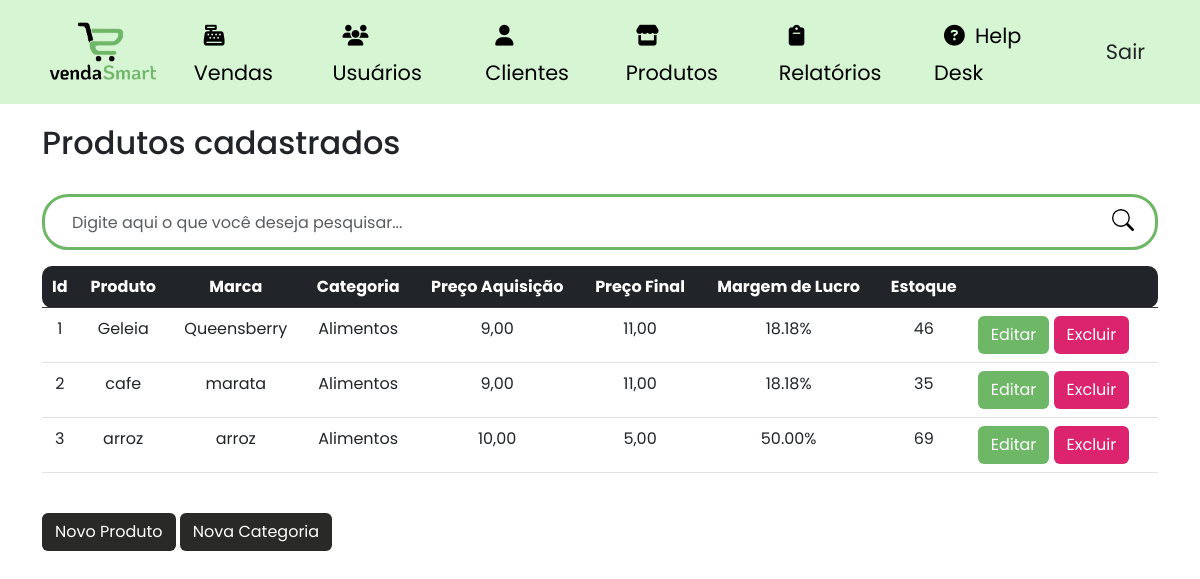
The app's page /produtos (signed in) with its own data.
### site_atividade/models/__init__.py (models this page shows, shortened)
class Produtos(database.Model):
    id_produtos = database.Column(database.Integer, primary_key=True)
    produto = database.Column(database.String, nullable=False)
    marca = database.Column(database.String, nullable=False)
    preco_aquisicao = database.Column(database.Float, nullable=False)
    preco = database.Column(database.Float, nullable=False)
    estoque = database.Column(database.Integer, nullable=False)
    margem_lucro = database.Column(database.Float, nullable=True)
    categoria_fk = database.Column(database.Integer, database.ForeignKey('categoria.id_categoria'), nullable=False)
    itens_venda = database.relationship('ItemVenda', backref='produto')

class Categoria(database.Model):
    id_categoria = database.Column(database.Integer, primary_key=True)
    categoria = database.Column(database.String, nullable=False)
    produtos = database.relationship('Produtos', backref='categoria', lazy=True)

### site_atividade/routers/__init__.py (the view)
@app.route("/produtos")
@login_required
def produtos():
    search_term = request.args.get('search')
    if search_term:
        produtos = Produtos.query.filter(Produtos.produto.ilike(f'%{search_term}%')).all()
    else:
        produtos = Produtos.query.all()
    categorias = Categoria.query.all()  # Obter todas as categorias
    return render_template('lista_produto.html', produtos=produtos, categorias=categorias)

### site_atividade/models/__init__.py (called while the page is built)
@login_manager.user_loader
def load_usuario(id_usuario):
    return Usuario.query.get(int(id_usuario))

### site_atividade/templates/lista_produto.html (shortened to what this page needs)
{% extends 'base.html' %}
{% block body %}
        <div class="container theme-showcase" role="main">
            <br>
            <div class="page-header">
                <h2 class="box-title col-md-12">Produtos cadastrados</h2>
            </div>
            <br>
            <div class="search-box">
                <form class="form-search" action="{{ url_for('produtos') }}" method="GET">
                    <div class="input-group form-group-search">
                        <input type="text" class="form-control form-control-search" placeholder="Digite aqui o que você deseja pesquisar..." id="search-input" name="search">
                        <span class="input-group-btn">
                            <button class="btn-search type="submit"></button>
                        </span>
                    </div>
                </form>
            </div>
            <div class="list-product">
                <table class="table table-hover scrollable-table">
                    <thead class="table-dark">
                        <tr>
                            <th class="text-center table-rounded-start">Id</th>
                            <th class="text-center">Produto</th>
                            <th class="text-center">Marca</th>
                            <th class="text-center">Categoria</th>
                            <th class="text-center">Preço Aquisição</th>
                            <th class="text-center">Preço Final</th>
                            <th class="text-center">Margem de Lucro</th>
                            <th class="text-center">Estoque</th>
                            <th class="table-rounded-end"> </th>
                        </tr>
                    </thead>
                    <tbody>
                    {% for produto in produtos %}
                        <tr data-href="#">
                           </td> <td class="text-center"> {{ produto.id_produtos }} </td>
                            <td class="text-center">{{ produto.produto }}</td>
                            <td class="text-center ">{{ produto.marca }}</td>
                            <td class="text-center">{{ produto.categoria.categoria }}</td>
                            <td class="text-center">{{ "{:.2f}".format(produto.preco_aquisicao).replace('.', ',') }}</td>
                            <td class="text-center">{{ "{:.2f}".format(produto.preco).replace('.', ',') }}</td>
                            <td class="text-center">{{ "{:.2f}%".format(produto.margem_lucro) }}</td>
                            <td class="text-center">{{ produto.estoque }}</td>
                            <td class="btn-edit-delete text-right">
                                <a class="btn btn-color1 text-white" data-toggle="modal" data-target="#editProdutoModal{{ produto.id_produtos }}">Editar</a>
                                <a class="btn btn-color2 text-white" data-toggle="modal" data-target="#deleteProdutoModal{{ produto.id_produtos }}">Excluir</a>
                            </td>
                        </tr>
                    {% endfor %}
                    </tbody>
                </table>
            </div>
            <br>
            <div class="pull-right">
                <button type="button" class="btn btn-color3" data-toggle="modal" data-target="#addProdutoModal">
                    Novo Produto
                </button>
                <button type="button" class="btn btn-color3" data-toggle="modal" data-target="#addCategoriaModal">
                    Nova Categoria
                </button>
            </div>
{% endblock %}

### site_atividade/templates/base.html (shortened to what this page needs)
<html lang="pt-BR">
    <head>
        <link href="https://cdn.jsdelivr.net/npm/bootstrap@5.3.0-alpha3/dist/css/bootstrap.min.css" rel="stylesheet">
        <link rel="stylesheet" href="{{ url_for('static', filename='css/product.css') }}">
        <link rel="stylesheet" href="{{ url_for('static', filename='css/navbar.css') }}">
        <link rel="stylesheet" href="{{ url_for('static', filename='css/style.css') }}">
        <link rel="stylesheet" href="{{ url_for('static', filename='css/vendas.css') }}">
        <link rel="stylesheet" href="{{ url_for('static', filename='css/usuario.css') }}">
        <link rel="stylesheet" href="{{ url_for('static', filename='css/relatorio.css') }}">
        <link rel="stylesheet" href="https://cdnjs.cloudflare.com/ajax/libs/font-awesome/6.4.0/css/all.min.css"/>
        <link rel="stylesheet" href="https://cdn.jsdelivr.net/npm/bootstrap-icons@1.10.5/font/bootstrap-icons.css">
    </head>
    <body>
        {% include 'navbar.html' %}
        {% block body %}
        {% endblock %}
    </body>
</html>

### site_atividade/templates/navbar.html (shortened to what this page needs)
<nav class="navbar navbar-expand-lg fixed-top navbar-light">
  <div class="container">
    <a class="navbar-brand" href="#"
      ><img
        id="MDB-logo"
        src="static/image/logo-body7.png"
        alt="vendasSmart"
        draggable="false"
        height="70"
    /></a>
    <div class="collapse navbar-collapse nav-transition" id="navbarSupportedContent">
      <ul class="navbar-nav ms-auto align-items-center">
        {% if current_user.is_authenticated %}
        <li class="nav-item">
          <a class="nav-link mx-2" href="{{ url_for('vendas') }}"><i class="fa-solid fa-cash-register style="color: #000000;"></i>Vendas</a>
        </li>
        <li class="nav-item">
          <a class="nav-link mx-2" href="{{ url_for('usuarios') }}"><i class="fa-solid fa-users" style="color: #000000;"></i>Usuários</a>
        </li>
        <li class="nav-item">
          <a class="nav-link mx-2" href="{{ url_for('clientes') }}"><i class="fa-solid fa-user" style="color: #000000;"></i>Clientes</a>
        </li>
        <li class="nav-item">
          <a class="nav-link mx-2" href="{{ url_for('produtos') }}"><i class="fa-solid fa-store" style="color: #000000;"></i>Produtos</a>
        </li>
        <li class="nav-item">
          <a class="nav-link mx-2" href="{{ url_for('relatorio_vendas_diario') }}"><i class="fa-solid fa-clipboard" style="color: #000000;"></i>Relatórios</a>
        </li>
        <li class="nav-item">
          <a class="nav-link mx-2" href="{{ url_for('helpdesk') }}"><i class="fa-solid fa-circle-question" style="color: #000000;"></i>Help Desk</a>
        </li>
        <li class="nav-item ms-3">
            <a class="btn btn-black btn-rounded" href="{{ url_for('logout') }}">Sair</a>
        </li>
        {% else %}
        <li class="nav-item">
          <a class="nav-link mx-2" href="{{ url_for('login') }}"><i class="fas fa-heart pe-2"></i>Login</a>
        </li>
        {% endif %}
      </ul>
    </div>
  </div>
</nav>

### site_atividade/static/css/product.css (style rules this page uses)
.list-product { max-height: 550px; overflow: auto; }
.scrollable-table { overflow-y: auto; }
.form-search { grid-template-rows: 100vh; }
.form-group-search { border: 3px solid #6DB766; border-radius: 26px; padding: 5px 15px; }
.form-control-search { width: 350px; height: 40px; border : none; }
.btn-search { float: right; width: 34px; height: 36px; border: none; background: #fff; }
input[type="text"] { outline: none; box-shadow: none !important; }

### site_atividade/static/css/navbar.css (style rules this page uses)
.navbar-light .navbar-nav .nav-link { color: #000; }
.navbar { background-color: #D5F5D3; }
.collapse > ul > li > a { font-size: 1.3em; }
i { padding: 10px; }

### site_atividade/static/css/style.css (style rules this page uses)
body { padding-top: 100px; font-family: 'Poppins', sans-serif; }
.btn-color1 { background-color: #6DB766; transition: .5s; }
.btn-color2 { background-color: #DC236D; transition: .5s; }
.btn-color3 { background-color: #292928; transition: .5s; color: #fff; }
.table-rounded-start { border-top-left-radius: 10px; border-bottom-left-radius: 10px; }
.table-rounded-end { border-top-right-radius: 10px; border-bottom-right-radius: 10px; }

### site_atividade/static/css/vendas.css (style rules this page uses)
.scrollable-table { overflow-y: auto; }

### records on screen
Produtos: id_produtos "1", produto "Geleia", marca "Queensberry", categoria.categoria "Alimentos", preco_aquisicao "9,00", preco "11,00", margem_lucro "18.18%", estoque "46"
Produtos: id_produtos "2", produto "cafe", marca "marata", categoria.categoria "Alimentos", preco_aquisicao "9,00", preco "11,00", margem_lucro "18.18%", estoque "35"
Produtos: id_produtos "3", produto "arroz", marca "arroz", categoria.categoria "Alimentos", preco_aquisicao "10,00", preco "5,00", margem_lucro "50.00%", estoque "69"
